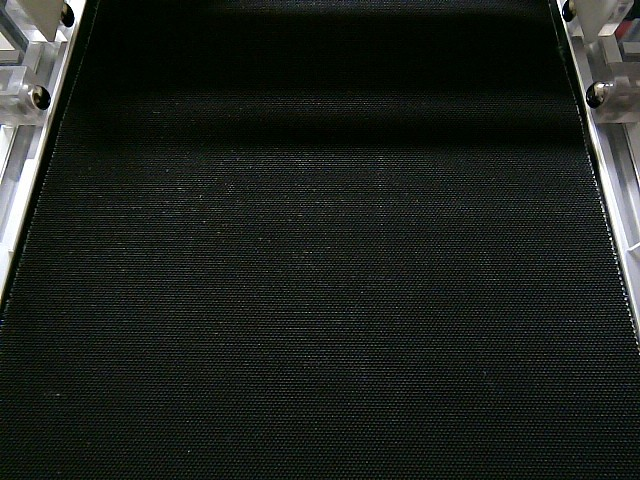
#> input picture tools/Sample/1.jpg, 640 x 480 px, given in place of the camera
$ python hasObject.py
#> lines starting #> are read from the running program, lines starting #| are printed output that depends on the picture; after the words box and inside, x2 and y2 are one past the last pixel; in counts of white or black regions, pixels touching at a corner belong together
import cv2 as cv
import numpy as np

cap = cv.VideoCapture(0)

while True:
    ret, src = cap.read()
#> src is the input picture: shape (480, 640, 3); mean B, G, R 28.1, 32.9, 28.2
    cv.imshow("src", src)

    # threshold
    ret, thre = cv.threshold(src, 100, 255, cv.THRESH_TOZERO)
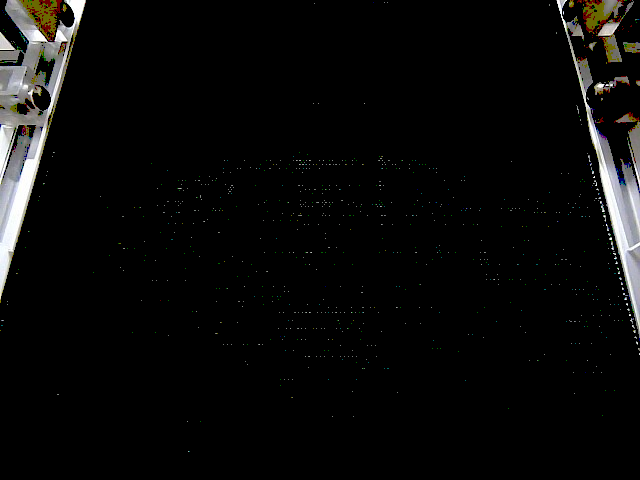
#> thre: shape (480, 640, 3); mean B, G, R 9.4, 10, 10.1
    #ret, thre = cv.threshold(src, 150, 255, cv.THRESH_TOZERO)

    cv.imshow("thre", thre)

    # Method 1
    ## erode
    kernel = np.ones((5,5),np.uint8)
    erosion = cv.erode(thre, kernel, iterations = 1)
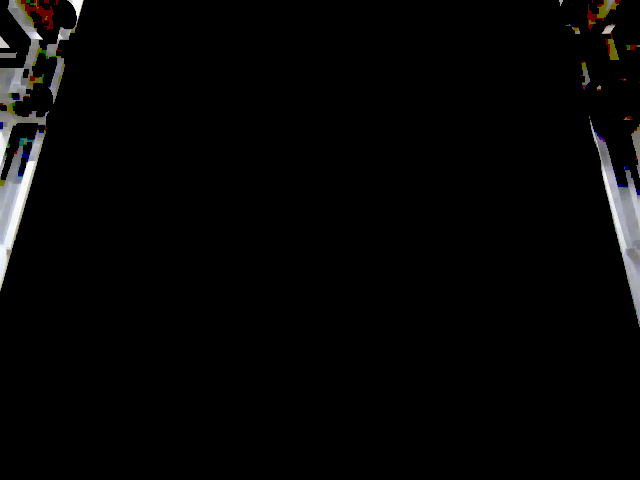
#> erosion: shape (480, 640, 3); mean B, G, R 5.2, 5.3, 5.4

    cv.imshow("erosion", erosion)

    # Method 2
    ## gray
    gray = cv.cvtColor(erosion, cv.COLOR_BGR2GRAY)

    ## findContours
    contours, hierarchy = cv.findContours(gray, cv.RETR_TREE, cv.CHAIN_APPROX_NONE)
#> contours = 28 contours, 11 with area under 20; largest, box (x1, y1, x2, y2) and area: (0, 0, 84, 291) 7294, (589, 116, 640, 327) 3048, (0, 122, 39, 181) 775, (587, 0, 621, 30) 332, (601, 22, 619, 60) 220

    blank = np.zeros(gray.shape, dtype=np.uint8)

    ## output
    output = blank.copy()
    for contour in contours:
        if(cv.contourArea(contour) > 10):
            cv.drawContours(output, [contour], -1, (255, 255, 255), 2)
#> this loop made 28 passes
#> contour on passes 4, 6, 14, 15, 17: [[38, 89], [38, 90]], [[639, 82]], [[571, 4]], [[54, 4]], [[592, 0], [592, 1], [592, 2], [592, 1]]
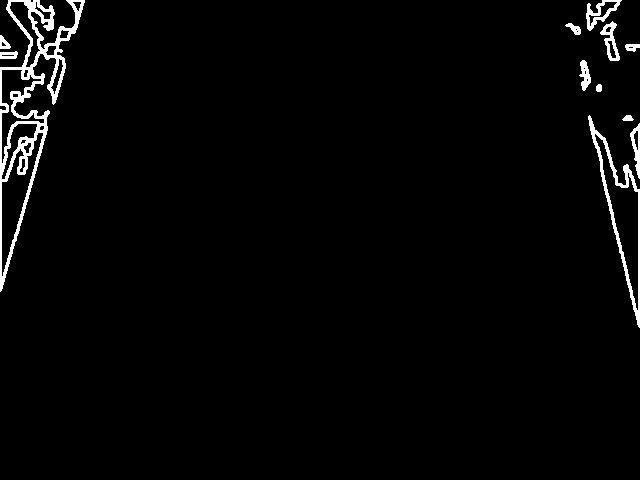
#> output: shape (480, 640); 2.4% white; 12 white regions, largest, box (x1, y1, x2, y2) and area: (0, 0, 85, 292) 4367, (588, 115, 640, 328) 1407, (586, 0, 622, 31) 376

    cv.imshow("findContours", output)

    ## newObject
    maxId = -1
    maxArea = 0
    maxContour = None

    currentId = 0
    for contour in contours:
        area = cv.contourArea(contour)
        if(area > maxArea):
            maxArea = area
            maxId = currentId
            maxContour = contour
        currentId += 1
#> this loop made 28 passes
#> (area, maxArea) on passes 1, 3, 21: (178, 178), (3048, 3048), (7294, 7294)
#> area on passes 8 to 13: 97, 61, 35.5, 50.5, 34, 220.5
#> after the loop, currentId = 28; maxArea = 7294; maxContour = contour of 1132 points, box (x1, y1, x2, y2) (0, 0, 84, 291), area 7294; maxId = 20

    max = blank.copy()
    cv.drawContours(max, contours, maxId, (255, 255, 255), 2)
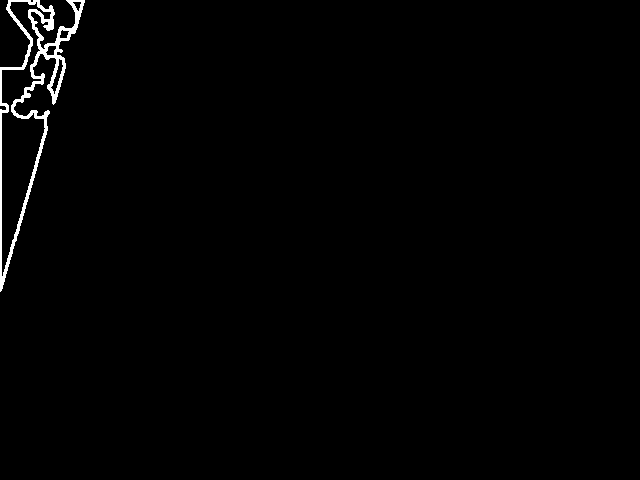
#> max: shape (480, 640); 1.1% white; 1 white region, box (x1, y1, x2, y2) and area: (0, 0, 85, 292) 3349
    print(maxId)
#| 20

    cv.imshow("max", max)

    ## draw
    x, y, w, h = cv.boundingRect(maxContour)
#> x = 0; y = 0; w = 84; h = 291
    drawed = cv.rectangle(src,(x,y),(x+w,y+h),(0,255,0),2)
    cv.imshow("draw", drawed)

    ## Cut
    if((w > 0) and (h > 0)):
        cv.imshow("cut",src[y:y+h,x:x+w])
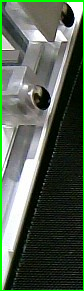
#> window 'cut': shape (291, 84, 3); mean B, G, R 79.8, 95.9, 81.5

    cv.waitKey(10)
